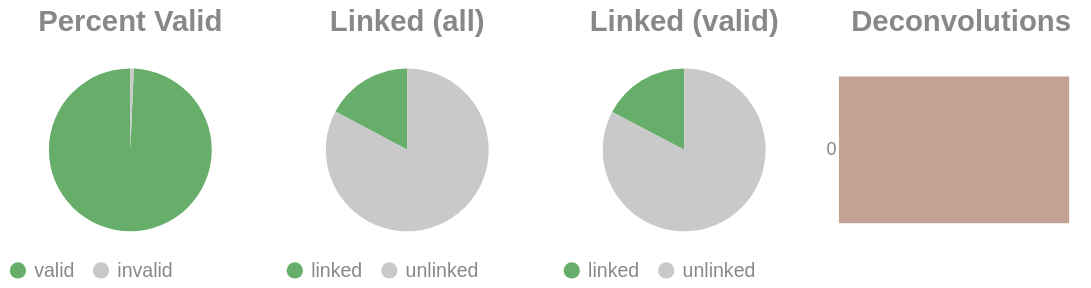

Write notebook code for a chart like this one.
### Code cell
if SKIPLR:
    pass
else:
    clash = Counter()
    for i in valids['molecule'].to_list():
        _mol = i.split("-")
        if len(_mol) == 1:
            clash.update('0')
        else:
            clash.update(_mol[-1])

    _d = {"deconvolutions": [], 'count': []}
    for k,v in clash.items():
        _d['deconvolutions'].append(k)
        _d['count'].append(v)

    tot_valid = valids['reads'].sum()
    mask = valids['reads'] >= 2
    n_linked_reads = valids.filter(mask)['reads'].sum()
    if n_linked_reads == 0:
        print_html("No linked molecules (>=2 reads) were detected; skipping linked-only distributions.")
        SKIPLR = True
    else:
        perc_valid = round(tot_valid / n_reads, 4)
        linked_perc_abs = round(n_linked_reads / n_reads, 4)
        linked_perc = round(n_linked_reads / tot_valid, 4)

    _valid = pl.DataFrame({"valids": ['valid', 'invalid'], "count": [tot_valid, n_reads - tot_valid]})
    _linked_abs = pl.DataFrame({"linked (absolute)": ['linked', 'unlinked'], "count": [n_linked_reads, n_reads - n_linked_reads]})
    _linked_rel = pl.DataFrame({"linked (valids)": ['linked', 'unlinked'], "count": [n_linked_reads, tot_valid - n_linked_reads]})

    (
        alt.hconcat(
            piechart(_valid, goodval = 'valid', title = "Percent Valid"),
            piechart(_linked_abs, goodval = "linked", title =  "Linked (all)"),
            piechart(_linked_rel, goodval = "linked", title =  "Linked (valid)"),
            convolutionbar(pl.DataFrame(_d), title = "Deconvolutions"),
            center = True,
            bounds = 'flush'
        )
        .resolve_scale(color='independent')
        .resolve_legend('independent')
        .properties(usermeta={'embedOptions': {"actions": False}})
    ).display()

### Figure 1 — Vega-Lite specification as saved in the notebook (floating-point values rounded to 4 significant figures)
{"width": "container", "height": 400, "config": {"title": {"anchor": "start", "dy": -15, "fontSize": 18, "color": "#888888", "subtitleColor": "#888888", "subtitleFontSize": 14}, "arc": {"fill": "#0072B2"}, "axis": {"domainColor": "#888888", "domainWidth": 0.5, "gridWidth": 0.2, "grid": false, "titleFontWeight": 400, "titleFontSize": 15, "labelFontSize": 11, "labelColor": "#888888", "tickColor": "#888888", "tickWidth": 0.2, "titleColor": "#888888"}, "axisBand": {"grid": false}, "axisX": {"grid": true, "tickSize": 10, "domainCap": "round"}, "axisY": {"domain": false, "grid": true, "tickSize": 0, "domainCap": "round"}, "background": "transparent", "header": {"labelFontSize": 15, "labelColor": "#888888", "titleFontSize": 15, "titleFontWeight": 600, "titleColor": "#888888"}, "legend": {"labelFont": "sans-serif", "labelFontSize": 12, "labelColor": "#888888", "symbolSize": 100, "symbolType": "circle", "titleFontSize": 12, "titlePadding": 10, "titleColor": "#888888", "title": null}, "range": {"category": ["#E69F00", "#56B4E9", "#009E73", "#F0E442", "#0072B2", "#D55E00", "#CC79A7", "#000000"], "diverging": ["#cfe8f3", "#a2d4ec", "#73bfe2", "#46abdb", "#1696d2", "#12719e"]}, "area": {"fill": "#0072B2", "fillOpacity": 0.7, "line": true, "strokeOpacity": 0.7}, "line": {"color": "#0072B2", "stroke": "#0072B2", "strokeWidth": 2}, "trail": {"color": "#0072B2", "stroke": "#0072B2", "strokeWidth": 0, "size": 1}, "point": {"filled": true, "fillOpacity": 1.0, "size": 95}, "text": {"color": "#888888", "fontSize": 11, "align": "right", "fontWeight": 400, "size": 11}, "bar": {"fill": "#0072B2", "stroke": null}, "view": {"stroke": null, "continuousWidth": 660, "continuousHeight": 400}}, "hconcat": [{"data": {"name": "data-1c1f9a34abfa5762af2987540d268d9c"}, "mark": {"type": "arc"}, "encoding": {"color": {"field": "valids", "legend": {"orient": "bottom", "title": null}, "scale": {"domain": ["valid", "invalid"], "range": ["#68ae6b", "#C9C9C9"]}, "title": "Valids", "type": "nominal"}, "theta": {"field": "count", "type": "quantitative"}, "tooltip": [{"field": "valids", "title": "Valids", "type": "ordinal"}, {"field": "percent", "format": ".2%", "title": "Percent", "type": "quantitative"}, {"field": "count", "title": "Count", "type": "quantitative"}]}, "height": 100, "title": {"text": "Percent Valid", "align": "center", "anchor": "middle"}, "transform": [{"calculate": "datum.count / 3664802", "as": "percent"}], "width": 150}, {"data": {"name": "data-f2c7c09c12974fc8e89a6eaa0ab8a028"}, "mark": {"type": "arc"}, "encoding": {"color": {"field": "linked (absolute)", "legend": {"orient": "bottom", "title": null}, "scale": {"domain": ["linked", "unlinked"], "range": ["#68ae6b", "#C9C9C9"]}, "title": "Linked (Absolute)", "type": "nominal"}, "theta": {"field": "count", "type": "quantitative"}, "tooltip": [{"field": "linked (absolute)", "title": "Linked (Absolute)", "type": "ordinal"}, {"field": "percent", "format": ".2%", "title": "Percent", "type": "quantitative"}, {"field": "count", "title": "Count", "type": "quantitative"}]}, "height": 100, "title": {"text": "Linked (all)", "align": "center", "anchor": "middle"}, "transform": [{"calculate": "datum.count / 3664802", "as": "percent"}], "width": 150}, {"data": {"name": "data-f918ff3d730e81a45533446b2831ec6e"}, "mark": {"type": "arc"}, "encoding": {"color": {"field": "linked (valids)", "legend": {"orient": "bottom", "title": null}, "scale": {"domain": ["linked", "unlinked"], "range": ["#68ae6b", "#C9C9C9"]}, "title": "Linked (Valids)", "type": "nominal"}, "theta": {"field": "count", "type": "quantitative"}, "tooltip": [{"field": "linked (valids)", "title": "Linked (Valids)", "type": "ordinal"}, {"field": "percent", "format": ".2%", "title": "Percent", "type": "quantitative"}, {"field": "count", "title": "Count", "type": "quantitative"}]}, "height": 100, "title": {"text": "Linked (valid)", "align": "center", "anchor": "middle"}, "transform": [{"calculate": "datum.count / 3639779", "as": "percent"}], "width": 150}, {"data": {"name": "data-c2e5633ca361823c2caa8c3ddbbfdc38"}, "mark": {"type": "bar"}, "encoding": {"color": {"field": "deconvolutions", "legend": null, "scale": {"scheme": "lightgreyred"}, "type": "nominal"}, "tooltip": [{"field": "deconvolutions", "title": "Deconvolutions", "type": "ordinal"}, {"field": "percent", "format": ".2%", "title": "Percent", "type": "quantitative"}, {"field": "count", "title": "Count", "type": "quantitative"}], "x": {"axis": null, "field": "count", "type": "quantitative"}, "y": {"field": "deconvolutions", "sort": "ascending", "title": null, "type": "nominal"}}, "height": 100, "title": {"text": "Deconvolutions", "align": "center", "anchor": "middle"}, "transform": [{"calculate": "datum.count / 3297413", "as": "percent"}], "width": 150}], "bounds": "flush", "center": true, "resolve": {"legend": {"angle": "independent"}, "scale": {"color": "independent"}}, "usermeta": {"embedOptions": {"actions": false}}, "$schema": "https://vega.github.io/schema/vega-lite/v6.1.0.json", "datasets": {"data-1c1f9a34abfa5762af2987540d268d9c": [{"valids": "valid", "count": 3639779}, {"valids": "invalid", "count": 25023}], "data-f2c7c09c12974fc8e89a6eaa0ab8a028": [{"linked (absolute)": "linked", "count": 629712}, {"linked (absolute)": "unlinked", "count": 3035090}], "data-f918ff3d730e81a45533446b2831ec6e": [{"linked (valids)": "linked", "count": 629712}, {"linked (valids)": "unlinked", "count": 3010067}], "data-c2e5633ca361823c2caa8c3ddbbfdc38": [{"deconvolutions": "0", "count": 3297413}]}}
